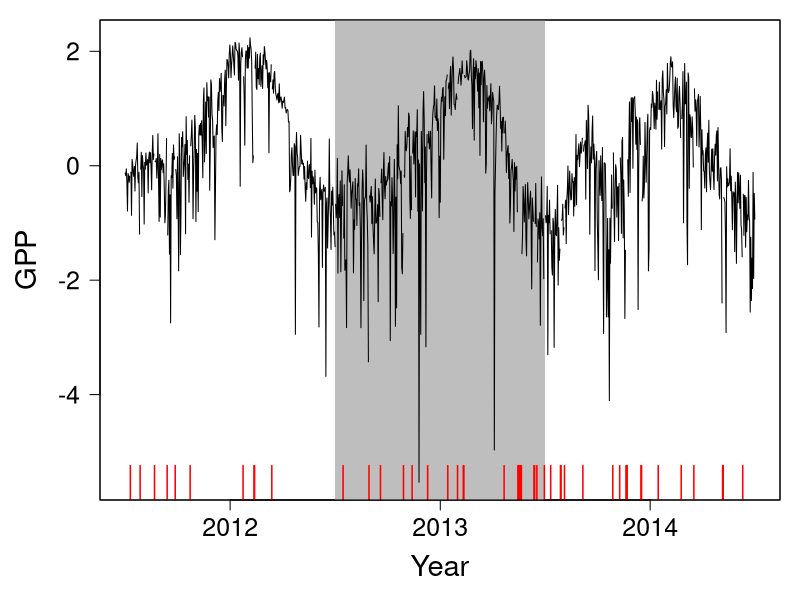

The R script that drew this image:
#####################################
## au_sable_ts_plot.R by JPJ 6 i 25
#####################################

## PURPOSE: to plot the au sable GPP time series
## USAGE: Rscript au_sable_ts_plot.R

aus <- read.csv("au_sable_river_prepped.csv", header=TRUE)
pdf("au_sable_ts_plot.pdf", height=3, width=9)
par(mar=c(5,5,1,1))
plot(1:dim(aus)[1], aus[,6], type="n", xlab="Year", ylab="GPP", cex.lab=1.75, cex.axis=1.5, xaxt="n", las=1)
axis(1, at=c(mean(c(1,366)), mean(c(367,731)), mean(c(732,1096))), labels=c(2012, 2013, 2014), cex.axis=1.5)
rect(366.5, -6, 731.5, 6, col="grey", lty=0) ## shading the middle year grey
points(1:366, aus[aus[,4]==2012,6], type="l")
points(367:731, aus[aus[,4]==2013,6], type="l")
points(732:1096, aus[aus[,4]==2014,6], type="l")

## marking missing data with red lines
	## each data point has a decimal, so you can find missing data by not matching a "."
for (i in 1:dim(aus)[1]){
	if (grepl(".", aus[i,6])=="FALSE") { segments(i, par("usr")[3], i, par("usr")[3]+0.6, col="red", lwd=1.5) }
}

box(lwd=1)
dev.off()
